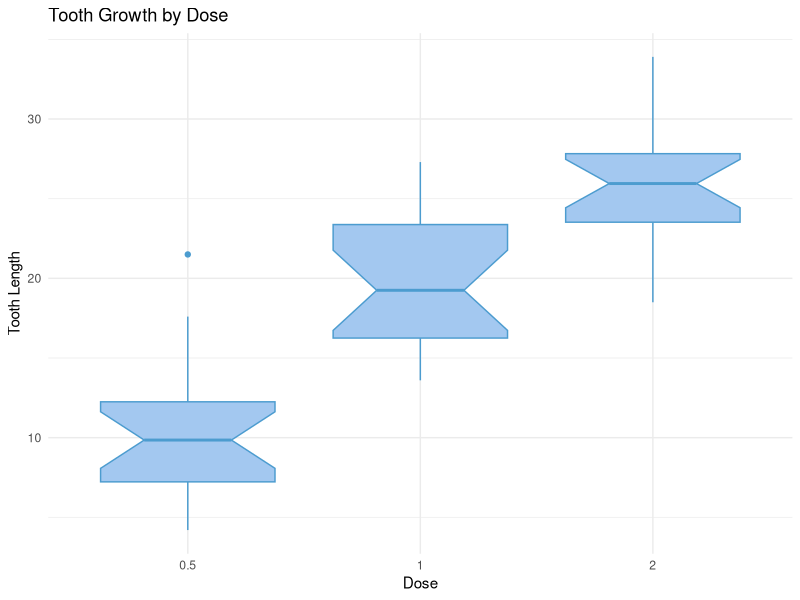

The R source for this figure:
## ---- chunk 1
# Mostrar opciones de visualización
plot_types <- c("Scatter Plot", "Box Plot", "Summary Statistics")
plot_types
## ---- chunk 2
library(ggplot2)
ggplot(ToothGrowth, aes(x = factor(dose), y = len)) + 
  geom_boxplot(color = "#4C9CCF", fill = "#A3C8F0", notch = TRUE) + 
  theme_minimal() +
  labs(title = "Tooth Growth by Dose", x = "Dose", y = "Tooth Length")
